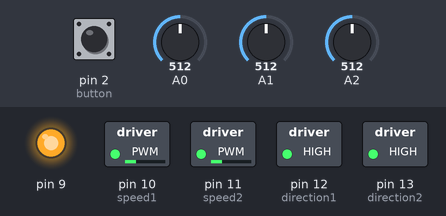
The sketch below on a simulated Arduino Uno, built with avr-gcc and run on an emulated ATmega328P. Shown: switched loads named in the sketch (green lamp = pin HIGH), output pins drawn as LEDs (lit = HIGH). The inputs (shaded band) are chosen by the test bench; at power-on: pin 2 (button) HIGH, A0 = 512, A2 = 512, A1 = 512.

Above: at 7.3 s.
7.4 s: pin 2 (button) pulled LOW for 3.2 s
At 8.7 s:
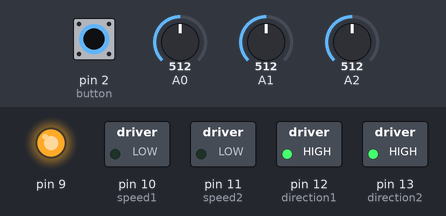
12.4 s: A0 set to 716
At 13.6 s:
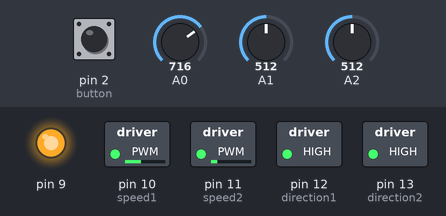
13.9 s: A2 set to 530
At 14.8 s:
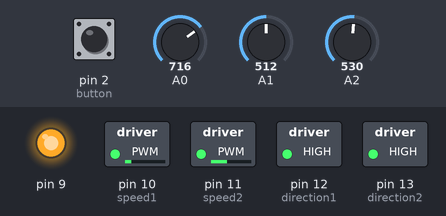
15.4 s: A2 set to 511
At 16.0 s:
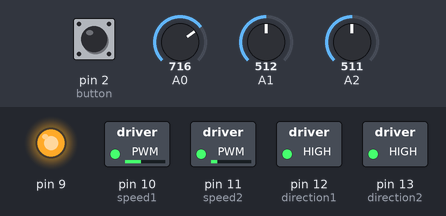
16.9 s: A2 set to 716
At 18.3 s:
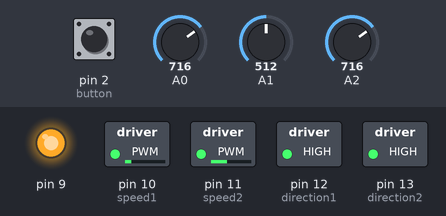
Timing chart, 0 to 19.4 s (numbered marks = the images above; inputs shaded):
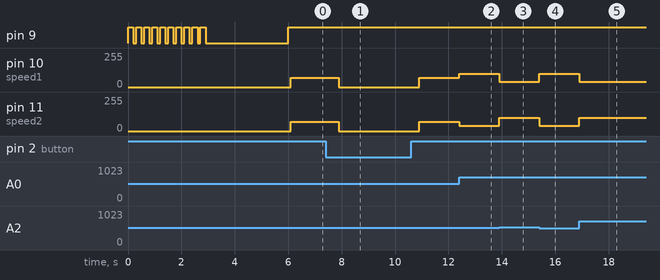

Measured:
- the behaviour switches between 517 and 518 on A2 (found by bisection; images 2 and 3)
- after the input at 7.4 s, pin 10 (speed1), pin 11 (speed2): 70/255 → 0/255 after 0.50 s, → 70/255 3.0 s later
- after the input at 12.4 s, pin 10 (speed1): 70/255 → 100/255 at once; pin 11 (speed2): 70/255 → 40/255 at once
- after the input at 13.9 s, pin 10 (speed1): 100/255 → 40/255 at once; pin 11 (speed2): 40/255 → 100/255 at once
- after the input at 15.4 s, pin 10 (speed1): 40/255 → 100/255 at once; pin 11 (speed2): 100/255 → 40/255 at once
- after the input at 16.9 s, pin 10 (speed1): 100/255 → 40/255 at once; pin 11 (speed2): 40/255 → 100/255 at once

The sketch:

Project_30.ino
```cpp
// Project 30 - Line Following Robot

int LDR1, LDR2, LDR3; // sensor values

// calibration offsets
int leftOffset = 0, rightOffset = 0, center = 0;
// pins for motor speed and direction
int speed1 = 10, speed2 = 11, direction1 = 12, direction2 = 13;
// starting speed and rotation offset
int startSpeed = 70, rotate = 30;
// sensor threshold
int threshhold = 5;
int left = startSpeed, right = startSpeed;

int button = 2; // button pin (optional)
int motorsOff = true;   // motors initially off until button pressed.
                        // change the initial value to false if you
                        // don’t have a pushbutton on your robot

// Sensor calibration routine
void calibrate() {

  for (int x=0; x<10; x++) { // run this 10 times to obtain average
  digitalWrite(9, HIGH); // lights on
  delay(100);
  LDR1 = analogRead(0); // read the 3 sensors
  LDR2 = analogRead(1);
  LDR3 = analogRead(2);
  leftOffset = leftOffset + LDR1; // add value of left sensor to total
  center = center + LDR2; // add value of center sensor to total
  rightOffset = rightOffset + LDR3; // add value of right sensor to total

  delay(100);
  digitalWrite(9, LOW); // lights off
  delay(100);
  }
  // obtain average for each sensor
  leftOffset = leftOffset / 10;
  rightOffset = rightOffset / 10;
  center = center /10;
  // calculate offsets for left and right sensors
  leftOffset = center - leftOffset;
  rightOffset = center - rightOffset;

}

void setup()
{
    pinMode(button, INPUT_PULLUP); // button on pin 2 (optional)
    // set the motor pins to outputs
    pinMode(9, OUTPUT);
    pinMode(speed1, OUTPUT);
    pinMode(speed2, OUTPUT);
    pinMode(direction1, OUTPUT);
    pinMode(direction2, OUTPUT);
    // calibrate the sensors
    calibrate();
    delay(3000);

    digitalWrite(9, HIGH); // lights on
    delay(100);

    // set motor direction to forward
    digitalWrite(direction1, HIGH);
    digitalWrite(direction2, HIGH);
    // set speed of both motors
    analogWrite(speed1,left);
    analogWrite(speed2,right);
}

void loop() {
    if ( !digitalRead(button) ){
     // button is pressed. Toggle motors on or off.
     motorsOff = !motorsOff;
     if (motorsOff) {
        analogWrite(speed1, 0);  // turn motors off by setting speed to zero
        analogWrite(speed2, 0);
     }
     delay(500);  // give time for human to let go of the buttton,
                         // and to ignore any switch bounce.
  }

  // make both motors same speed
  left = startSpeed;
  right = startSpeed;

  // read the sensors and add the offsets
  LDR1 = analogRead(0) + leftOffset;
  LDR2 = analogRead(1);
  LDR3 = analogRead(2) + rightOffset;

  // if LDR1 is greater than the centre sensor + threshold turn right
  if (LDR1 > (LDR2+threshhold)) {
    left = startSpeed + rotate;
    right = startSpeed - rotate;
  }

  // if LDR3 is greater than the centre sensor + threshold turn left
  if (LDR3 > (LDR2+threshhold)) {
    left = startSpeed - rotate;
    right = startSpeed + rotate;
  }

  // send the speed values to the motors
  if (!motorsOff) {
     analogWrite(speed1, left);
     analogWrite(speed2,right);
  }

}
```
